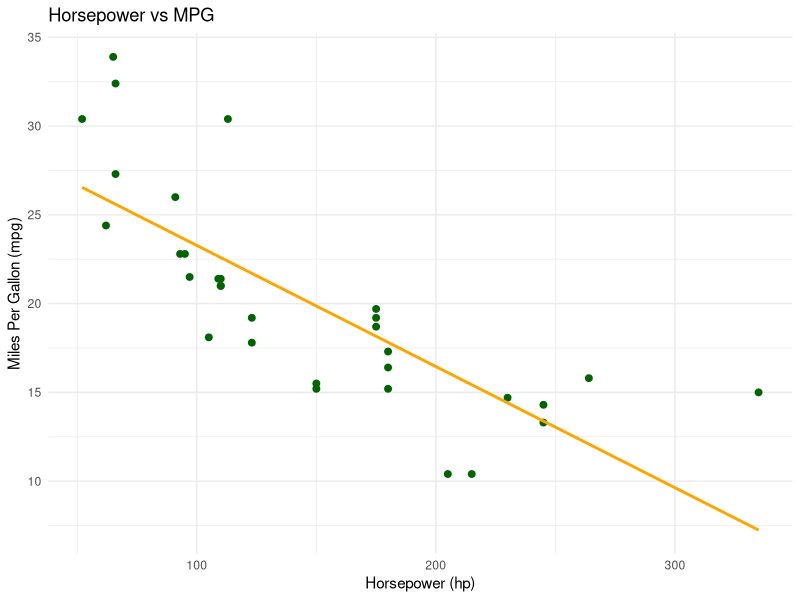

Write the R code that produced this figure.
#Load the necessary packages
library(dplyr)
library(ggplot2)


#I want to make a scatter plot of horsepower (hp) and miles per gallon (mpg) with
#a linear regression line

ggplot(mtcars, aes(x = hp, y = mpg)) +
  geom_point(color = "darkgreen", size = 2) +
  geom_smooth(method = "lm", color = "orange", se = FALSE) +
  labs(
    title = "Horsepower vs MPG",
    x = "Horsepower (hp)",
    y = "Miles Per Gallon (mpg)"
  ) +
  theme_minimal() +
  theme ()
